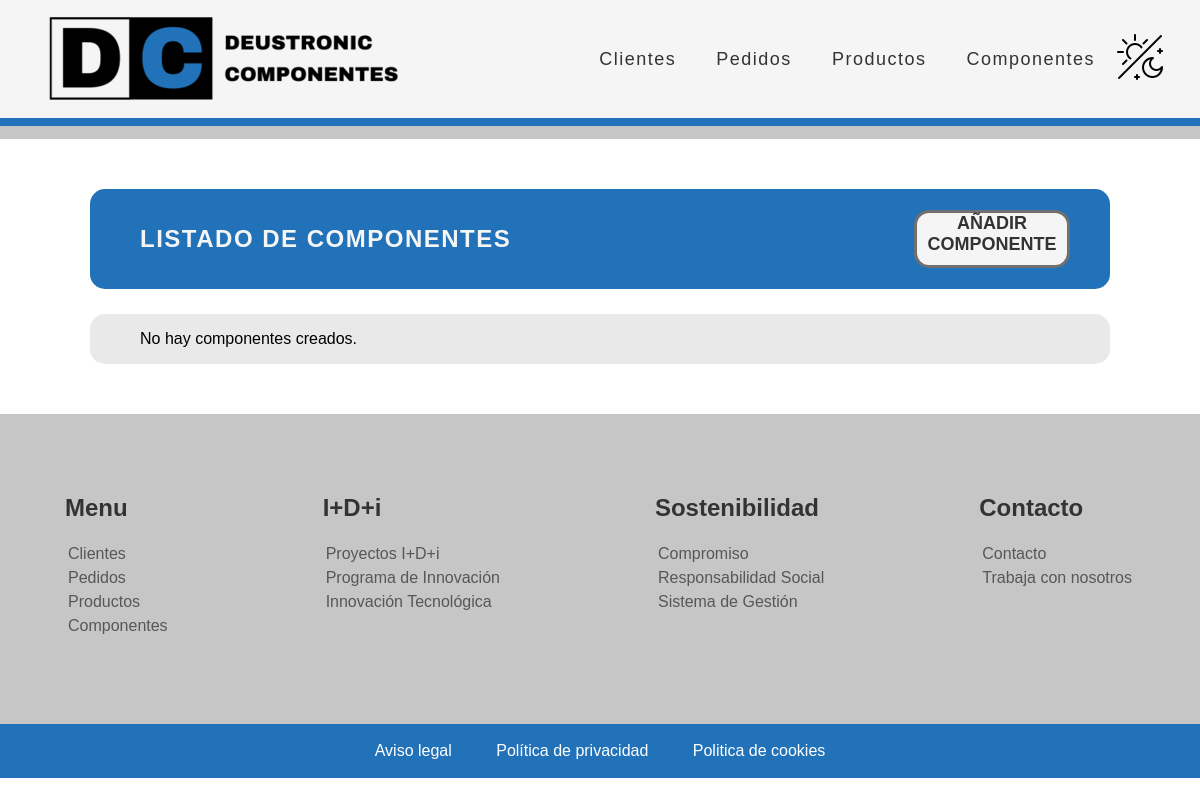
The page /appGestionPedidos/componente/list on the database as committed earlier.
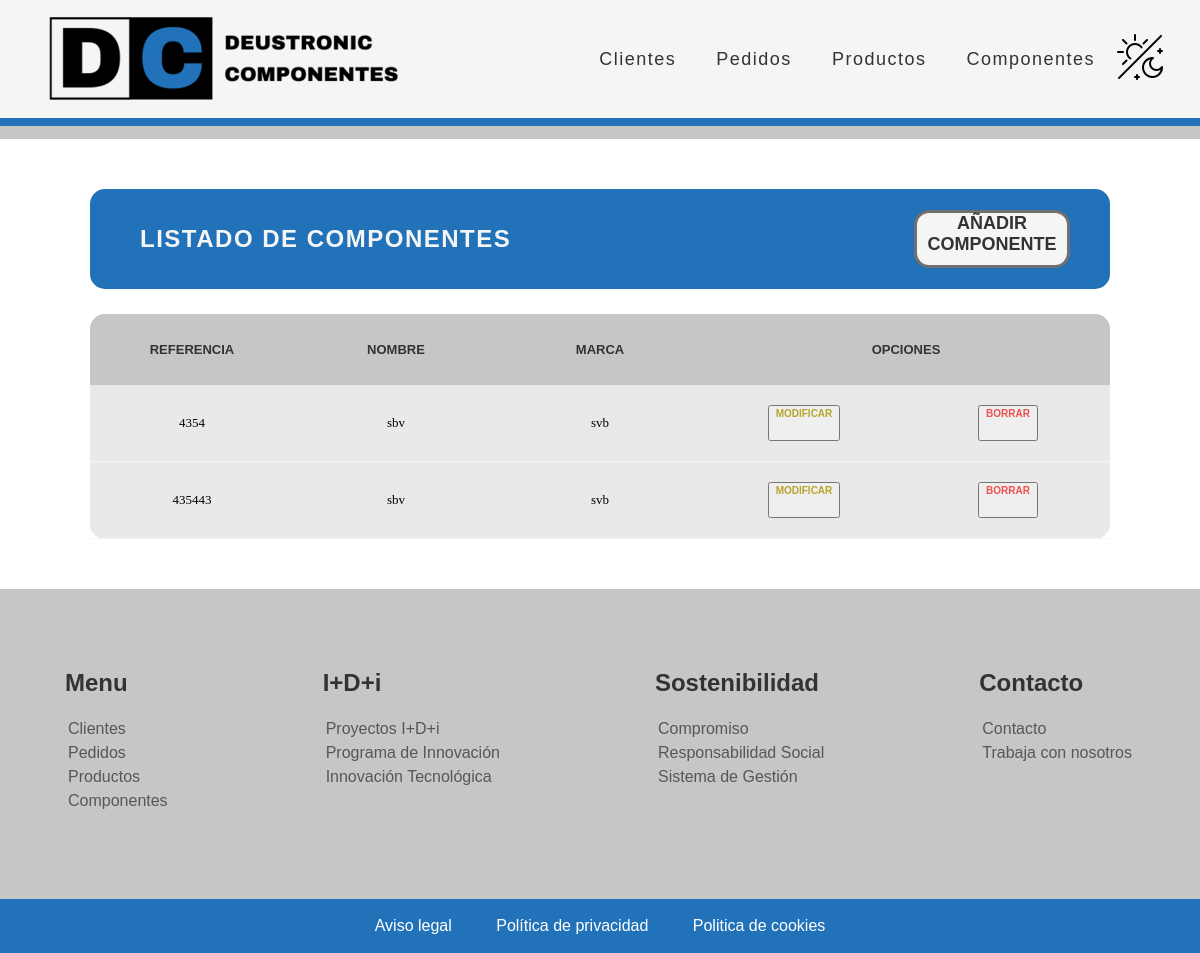
The same page on the database as committed later.
### appGestionPedidos/models.py (models this page shows, shortened)
class Componente(models.Model):
    codigoReferencia = models.IntegerField(unique=True)
    nombreModelo = models.CharField(max_length=16)
    marca = models.CharField(max_length=16)

### appGestionPedidos/views.py (the view)
# urls.py: path('componente/list', views.ComponenteListView.as_view(), name='componente'),
class ComponenteListView(ListView):
    model = Componente
    paginate_by = 4

### appGestionPedidos/templates/appGestionPedidos/componente_list.html (shortened to what this page needs)
{% extends "base.html" %}
{% load static %}
{% block contenido %}
<div class="main_container">
    <div class="main_title_container">
        <div class="main_title">
            <h2>LISTADO DE COMPONENTES</h2>
        </div>
        <a href="/appGestionPedidos/componente/create" alt="crear_cliente">AÑADIR COMPONENTE</a>
    </div>
    <div class="main_table_container">
        {% if componente_list %}
        <table class="main_table">
            <thead>
                <tr>
                    <th>Referencia</th>
                    <th>Nombre</th>
                    <th>Marca</th>
                    <th class="main_table_esp_1" colspan="2">Opciones</th>
                </tr>
            </thead>
            {% for componente in componente_list %}
            <tbody class="main_table_contenido">
                <tr>
                    <td>{{ componente.codigoReferencia }}</td>
                    <td>{{ componente.nombreModelo }}</td>
                    <td>{{ componente.marca }}</td>
                    <td class="main_table_esp_modificar">
                        <button><a href="/appGestionPedidos/modificar-componente/{{ componente.id }}">MODIFICAR</a></button>
                    </td>
                    <td class="main_table_esp_borrar">
                        <button><a class="btnEliminacion" href="/appGestionPedidos/eliminar-componente/{{ componente.id }}">BORRAR</a></button>
                    </td>
                </tr>
            </tbody>
            {% endfor %}
        </table>
        {% else %}
        <p>No hay componentes creados.</p>
        {% endif %}
    </div>
</div>
{% endblock %}

Rows that differ between the two databases and show on the page:
added Componente: codigoReferencia "4354", nombreModelo "sbv", marca "svb"
added Componente: codigoReferencia "435443", nombreModelo "sbv", marca "svb"
Other text that changed with them:
text no longer shown: "No hay componentes creados."
text now shown: "REFERENCIA NOMBRE MARCA OPCIONES"
